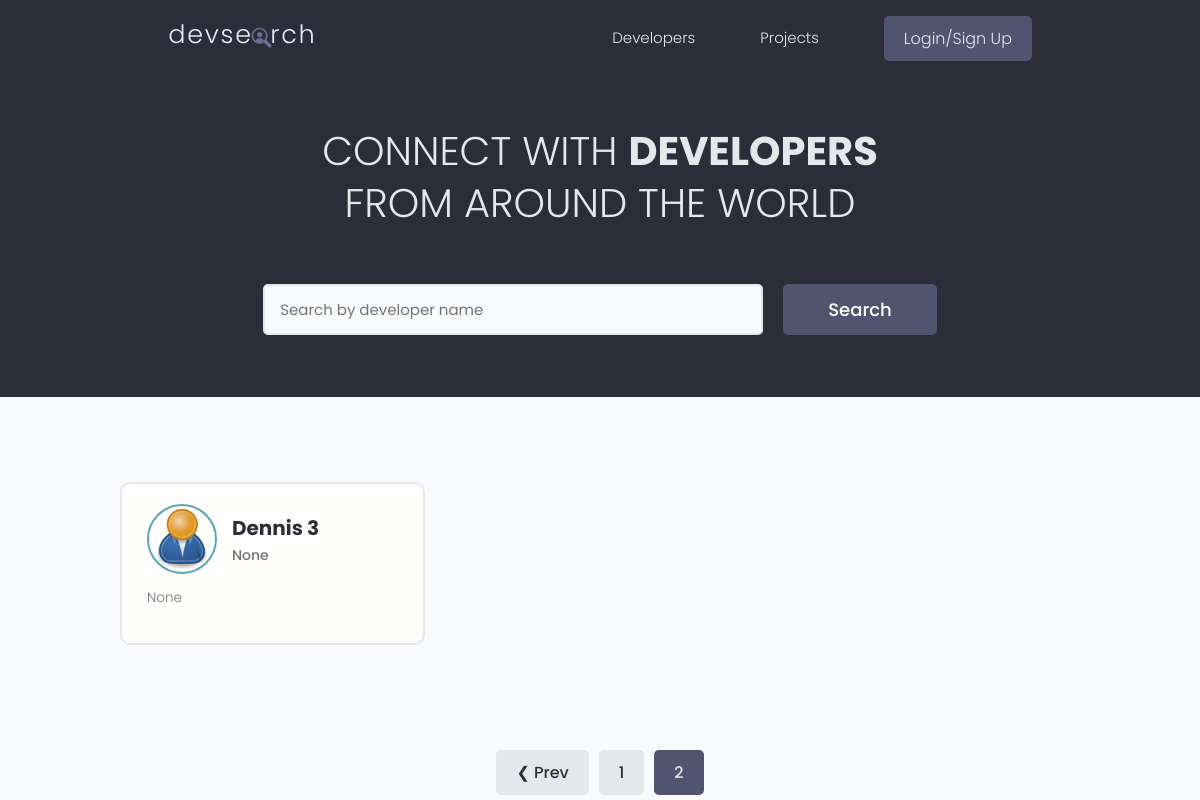
Before: /?page=2 with the older database file.
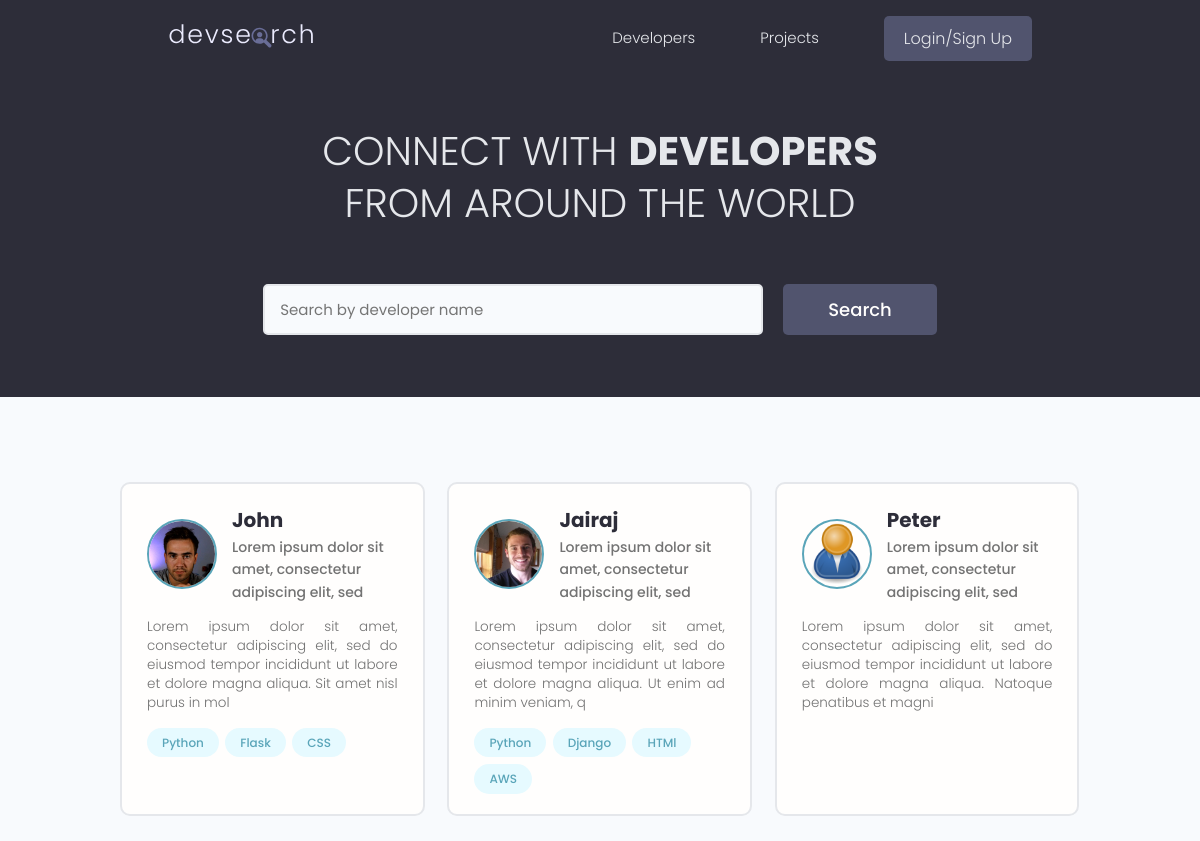
After: the same page with the newer database file.
### users/models.py (models this page shows, shortened)
class Profile(models.Model):
    user = models.OneToOneField(User, on_delete=models.CASCADE, null=True, blank=True)
    name = models.CharField(max_length=200, blank=True, null=True)
    email = models.EmailField(max_length=500, null=True, blank=True)
    username = models.CharField(max_length=200, blank=True, null=True)
    location = models.CharField(max_length=200, blank=True, null=True)
    short_intro = models.CharField(max_length=200, blank=True, null=True)
    bio = models.TextField(blank=True, null=True)
    profile_image = models.ImageField(null=True, blank=True, upload_to='profiles/', default="profiles/user-default.png")
    social_github = models.CharField(max_length=200, blank=True, null=True)
    social_twitter = models.CharField(max_length=200, blank=True, null=True)
    social_linkedin = models.CharField(max_length=200, blank=True, null=True)
    social_youtube = models.CharField(max_length=200, blank=True, null=True)
    social_website = models.CharField(max_length=200, blank=True, null=True)
    created = models.DateTimeField(auto_now_add=True)
    id = models.UUIDField(default=uuid.uuid4, unique=True, primary_key=True, editable=False)

class Skill(models.Model):
    owner = models.ForeignKey(Profile, on_delete=models.CASCADE, null=True, blank=True)
    name = models.CharField(max_length=200, blank=True, null=True)
    description = models.TextField(null=True, blank=True)
    created = models.DateTimeField(auto_now_add=True)
    id = models.UUIDField(default=uuid.uuid4, unique=True, primary_key=True, editable=False)
    def __str__(self):
        return str(self.name)

### users/views.py (the view)
# urls.py: path('',views.profiles,name='profiles'),
def profiles(request):
    profiles, search_query = searchProfiles(request)
    custom_range, profiles = paginateProfiles(request, profiles, 3)
    context = {'profiles': profiles, 'search_query': search_query, 'custom_range': custom_range}
    return render(request, 'users/profiles.html', context)

### users/utils.py (called while the page is built)
def paginateProfiles(request,profiles,results):
    page = request.GET.get('page')
    paginator = Paginator(profiles, results)
    try:
        profiles = paginator.page(page)
    except PageNotAnInteger:
        page = 1
        profiles = paginator.page(page)
    except EmptyPage:
        page = paginator.num_pages
        profiles = paginator.page(page)
    leftIndex = (int(page) - 1)
    if leftIndex < 1:
        leftIndex = 1
    rightIndex = (int(page) + 2)
    if rightIndex > paginator.num_pages:
        rightIndex = paginator.num_pages + 1
    custom_range = range(leftIndex, rightIndex)
    return custom_range, profiles

def searchProfiles(request):
    search_query = ""
    if request.GET.get('search_query'):
        search_query = request.GET.get('search_query')
    skills = Skill.objects.filter(name__icontains=search_query)
    profiles = Profile.objects.distinct().filter(Q(name__icontains=search_query) |
                                                 Q(short_intro__icontains=search_query) |
                                                 Q(skill__in=skills))
    return profiles, search_query

### users/templates/users/profiles.html (shortened to what this page needs)
{% extends 'main.html' %}
{% block content %}
  <main class="home">
    <section class="hero-section text-center">
      <div class="container container--narrow">
        <div class="hero-section__box">
          <h2>CONNECT WITH <span>DEVELOPERS</span></h2>
          <h2>FROM AROUND THE WORLD</h2>
        </div>
        <div class="hero-section__search">
          <form id="searchForm" class="form" action="{% url 'profiles' %}" method="get">
            <div class="form__field">
              <input class="input input--text" id="formInput#search" type="text" name="search_query"
                value="{{ search_query }}" placeholder="Search by developer name" />
            </div>
            <input class="btn btn--sub btn--lg" type="submit" value="Search" />
          </form>
        </div>
      </div>
    </section>
    <section class="devlist">
      <div class="container">
        <div class="grid grid--three">
          {% for profile in profiles %}
          <div class="column card">
            <div class="dev">
              <a href="{% url 'user-profile' profile.id %}" class="card__body">
                <div class="dev__profile">
                  <img class="avatar avatar--md" src="{{ profile.profile_image.url }}" alt="image" />
                  <div class="dev__meta">
                    <h3>{{ profile.name}}</h3>
                    <h5>{{ profile.short_intro|slice:"60"}}</h5>
                  </div>
                </div>
                <p class="dev__info">{{ profile.bio|slice:"150" }}</p>
                <div class="dev__skills">
                    {% for skill in profile.skill_set.all|slice:"5" %}
                  <span class="tag tag--pill tag--main">
                    <small>{{ skill }}</small>
                  </span>
                  {% endfor %}
                </div>
              </a>
            </div>
          </div>
          {% endfor %}
        </div>
      </div>
    </section>
    {% include 'pagination.html' with queryset=profiles custom_range=custom_range %}
  </main>
{% endblock %}

Changed rows visible on the page:
removed Profile: profile_image (placeholder picture), name "Dennis 3", short_intro "None", bio "None"
added Profile: profile_image (picture), name "John", short_intro "Lorem ipsum dolor sit amet, consectetur adipiscing elit, sed", bio "Lorem ipsum dolor sit amet, consectetur adipiscing elit, sed do eiusmod tempor incididunt ut labore et dolore magna aliqua. Sit amet nisl purus in mol"
added Skill: name "Python", shown under "John"
added Skill: name "Flask", shown under "John"
added Skill: name "CSS", shown under "John"
added Profile: profile_image (picture), name "Jairaj", short_intro "Lorem ipsum dolor sit amet, consectetur adipiscing elit, sed", bio "Lorem ipsum dolor sit amet, consectetur adipiscing elit, sed do eiusmod tempor incididunt ut labore et dolore magna aliqua. Ut enim ad minim veniam, q"
added Skill: name "Python", shown under "Jairaj"
added Skill: name "Django", shown under "Jairaj"
added Skill: name "HTMl", shown under "Jairaj"
added Skill: name "AWS", shown under "Jairaj"
added Profile: profile_image (placeholder picture), name "Peter", short_intro "Lorem ipsum dolor sit amet, consectetur adipiscing elit, sed", bio "Lorem ipsum dolor sit amet, consectetur adipiscing elit, sed do eiusmod tempor incididunt ut labore et dolore magna aliqua. Natoque penatibus et magni"
Other visible differences:
text no longer shown: "❮ Prev"
list line gone: "1"
list line gone: "2"
